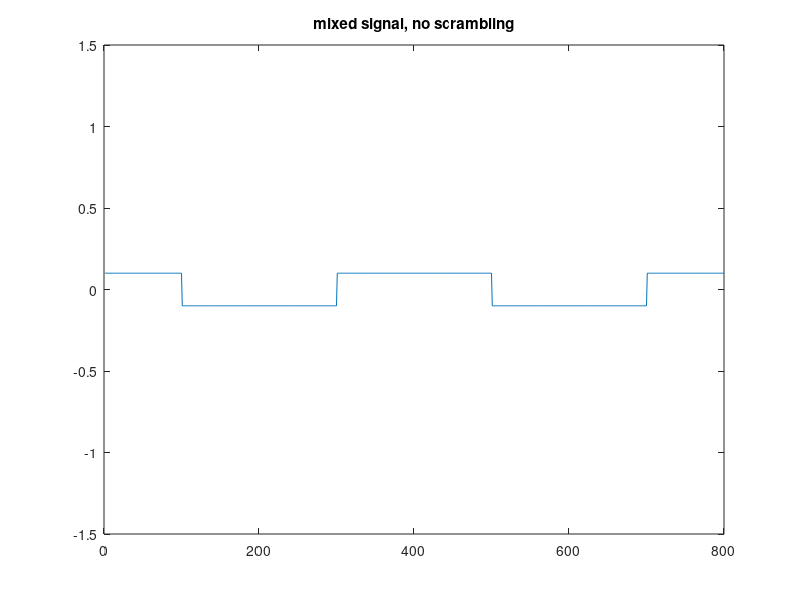
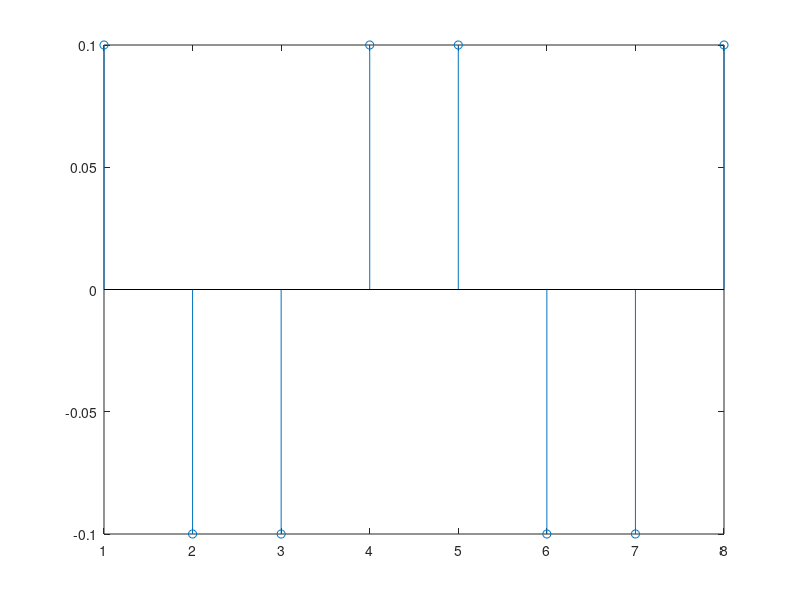
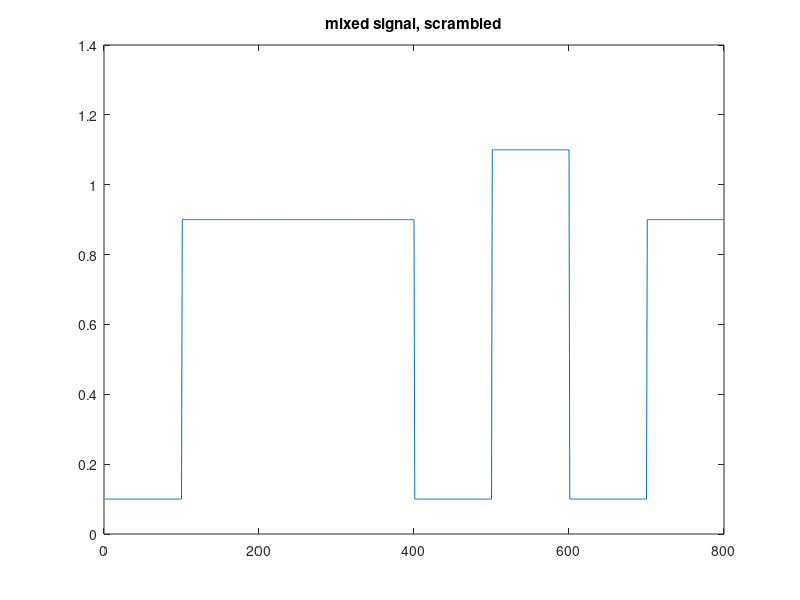

MATLAB code to generate these figures, in order:
%WCDMA spreading and scrambling, scrambling is used in downlink of CDMA to
%distinguish the user signal from other cells (co-channel interference).
N = 8;          % spreading factor
m = log2(N);    % the order of walsh's law
K = 3;          % number of interfering signals (co-channel number)
res = 100;
W = [1];        % generate Walsh table according to Walsh's rule
for n=1:m
    W = [ W W; W -W ];
end
bits = [-1 1 1]; %2*(rand(1,K)>0.5)-1;   % generate bits from each base station, the first is from its own BTS, the rest are from co-channel.
gain = [1 0.5 0.6];     % gain of each, normalized by the first (own BTS)
cind = ceil(rand()*N); % get the index of spreading code, randomly selected
sprdcode = W(cind,:);

% without scrambling, simply multiply the spreading code with bk
signal = zeros(1,N);    % initialize for accumulation
for k=1:K
    signal = signal + sprdcode*bits(k)*gain(k);
end

% no carrier modulation, only showing the baseband signal
signalt = kron(signal, ones(1,res));
figure(1)
plot(signalt); title('mixed signal, no scrambling'); axis([0 length(signalt) -1.5 1.5]);
figure(2)
stem(signal);

%despread the received signal by the spreading code.
rbk = sprdcode*(signal');   % check the reception
% do the scrambling, first generate 3 scrambling codes
s = zeros(K, N);
for k=1:K
   s(k,:) = 2*(rand(1,N)>=0.5) - 1;
end
signals = zeros(1,N);
for k=1:K
    signals = signals + sprdcode*bits(k)*gain(k).*s(k,:);
end
signalst = kron(signals, ones(1,res));
figure(3)
plot(signalst); title('mixed signal, scrambled');
% receiver part, first descrambling, then despreading
rs = signals.*s(1,:);
drs = sprdcode*(rs');   % check the reception